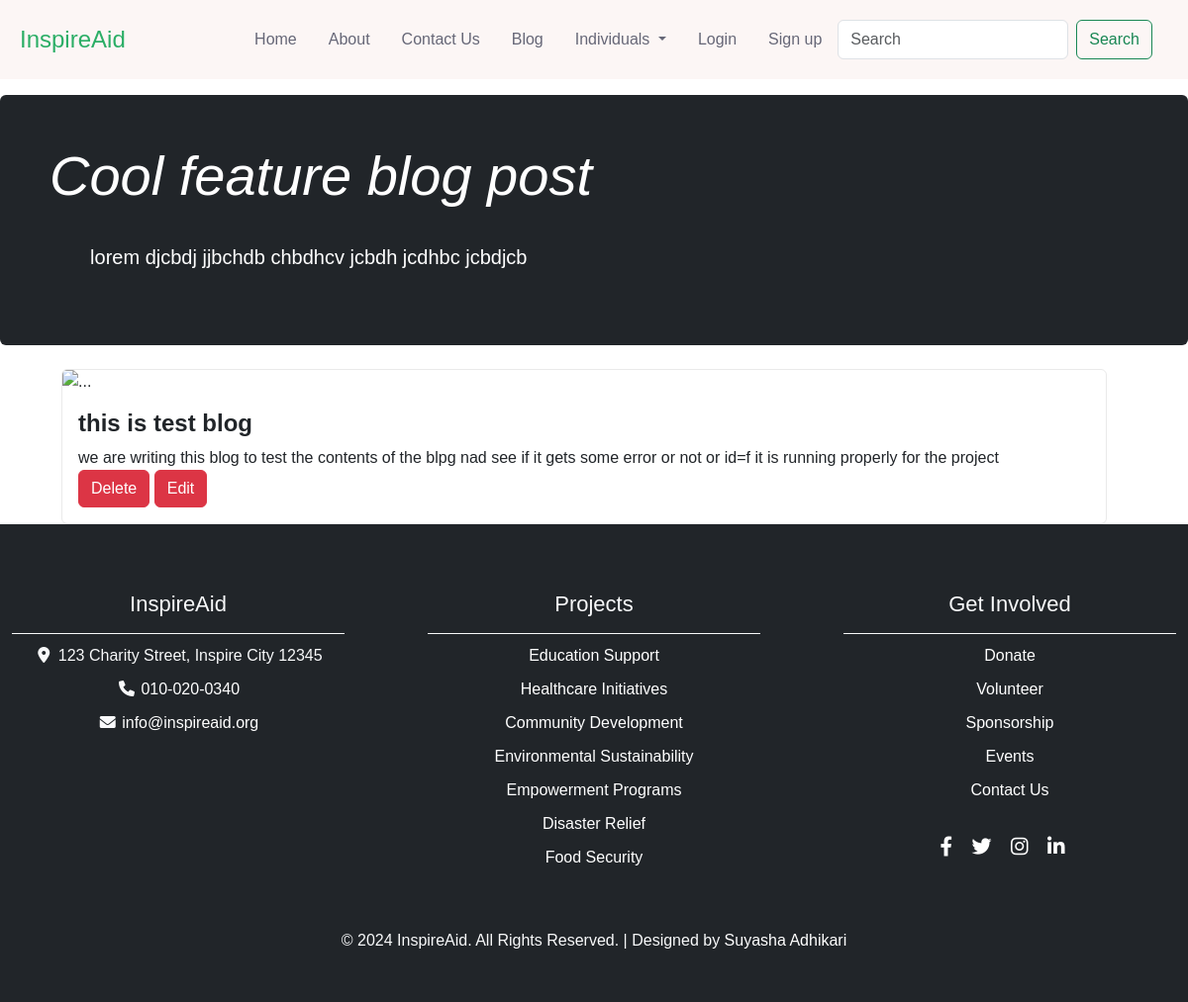
The page /blog/this-is-test-blog-suyasha/ on the database as committed earlier.
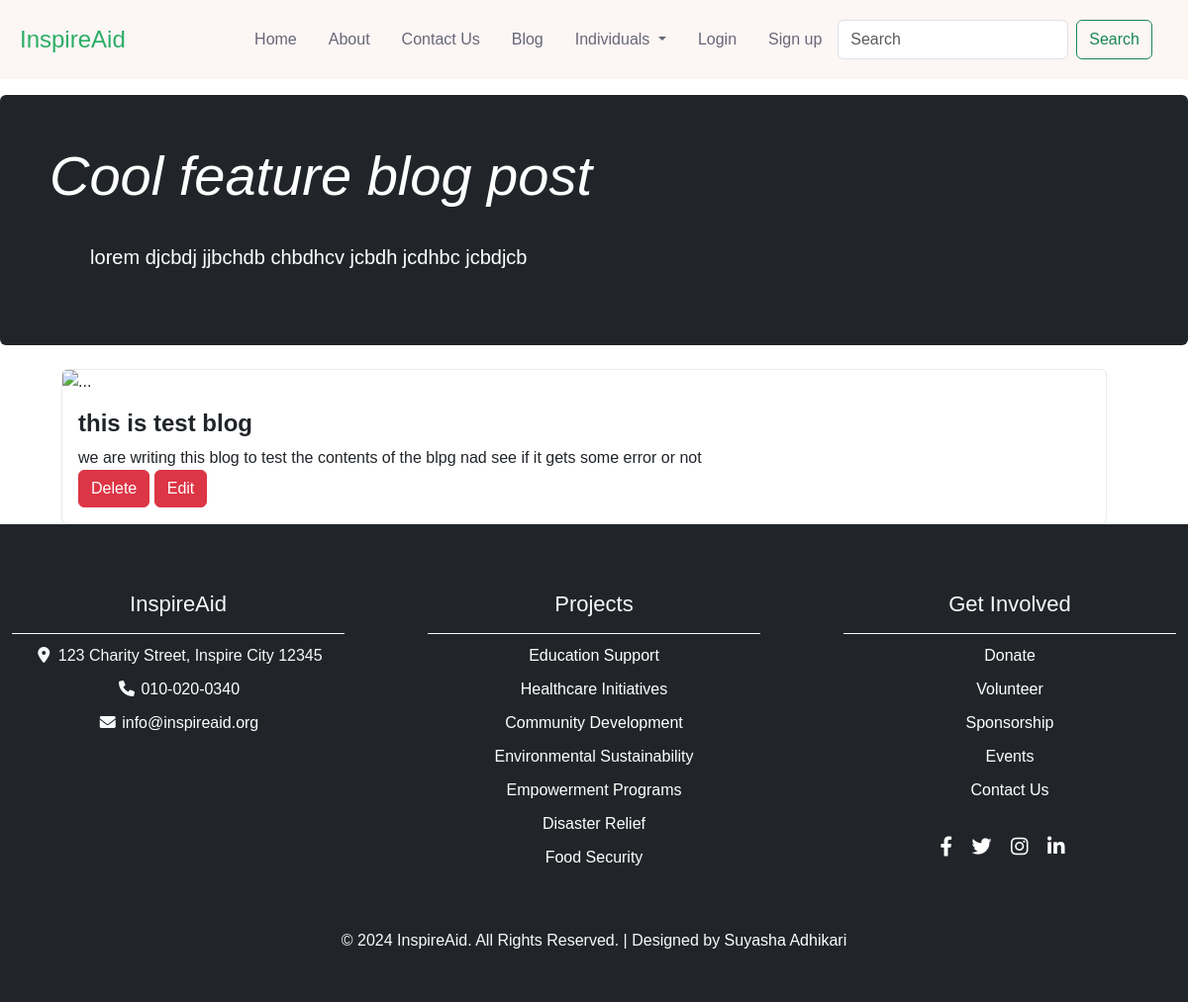
The same page on the database as committed later.
### blog/models.py (models this page shows, shortened)
class Post(models.Model):
    sno = models.AutoField(primary_key=True)
    title=models.CharField(max_length=255)
    content=models.TextField()
    author=models.CharField(max_length=13)
    slug=models.CharField(max_length=130,unique=True, blank=True)
    timestamp=models.DateTimeField(auto_now_add=True, blank=True)

### blog/views.py (the view)
# urls.py: path('<str:slug>/',views.blogpost, name='blogpost'),
def blogpost(request, slug):
    post= Post.objects.filter (slug=slug).first()
    context={'post': post}
    return render(request,'blog/blogPost.html',context)

### templates/blog/blogPost.html (shortened to what this page needs)
{% extends "base.html" %}
{% block extrastyles %}
    {% load static %}
    <link rel="stylesheet" type="text/css" href="{% static 'blogPost.css' %}">
{% endblock extrastyles %}
{% block body %}
<div style="margin-top: 8%;">
<div class="p-4 p-md-5 mb-4 text-white bg-dark rounded " >
    <div class="col-md-6 px-0">
        <h1 class="display-4 fst-italic"> Cool feature blog post</h1>
        <p class="lead my-3">lorem djcbdj jjbchdb chbdhcv jcbdh jcdhbc jcbdjcb</p>
        <p class="lead mb-0">
        </p>
    </div>
</div>
</div>
<section class="blog-section blog-detail ">
    <div class="container">
        <div class="row ">
            <div class="col-xl-11 mx-auto">
                <div class="card blog-box">
                    <img src="#" class="card-img-top" alt="...">
                    <div class="card-body">
                        <h5 class="card-title">{{post.title}}</h5>
                        <div class="blog-desc">
                            <p class="card-text">{{post.content}}</p>
                        </div>
                        <div>
                            <a href="{% url 'deleteblog' slug=post.slug %}" class="btn btn-danger">Delete</a>
                            <a href="{% url 'editblog' slug=post.slug %}" class="btn btn-danger">Edit</a>
                        </div>
                    </div>
                </div>
            </div>
            </div>
        </div>
</section>
{% endblock body %}

Rows that differ between the two databases and show on the page:
changed Post "this is test blog": content "we are writing this blog to test the contents of the blpg nad see if it gets some error or not or id=f it is running properly for the project" → "we are writing this blog to test the contents of the blpg nad see if it gets some error or not"
